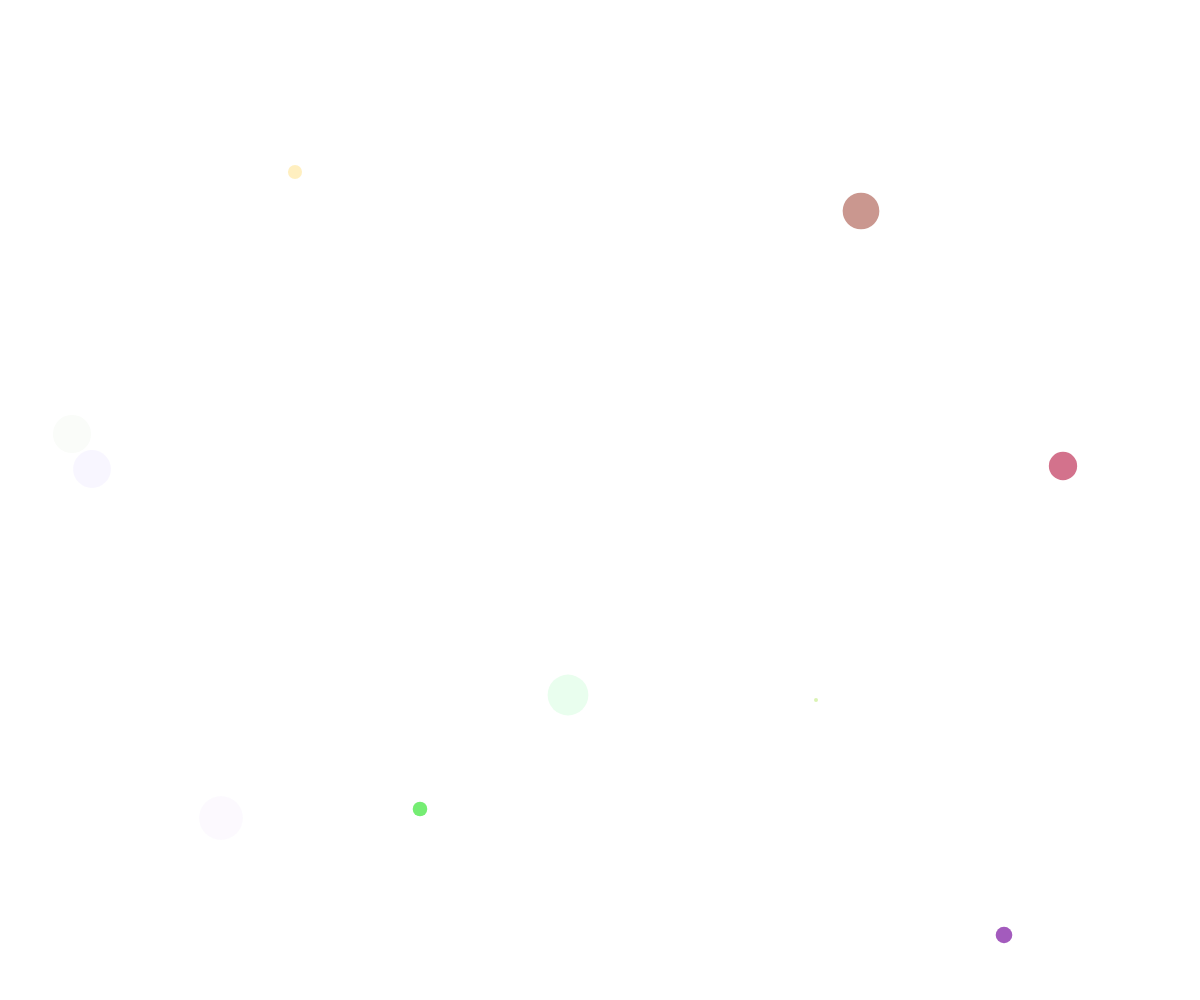
Frame 1 (no input)
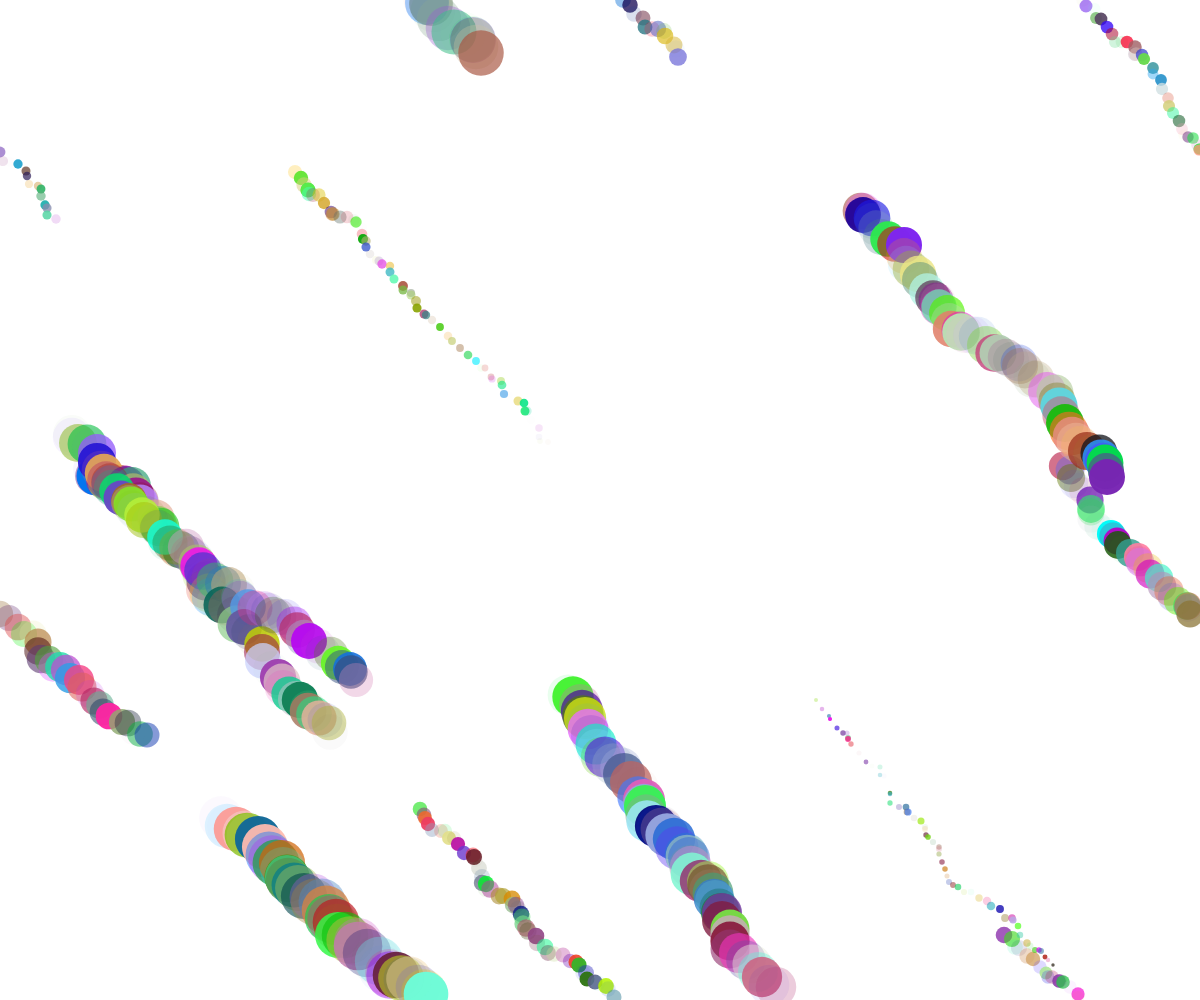
Frame 60 (no input)
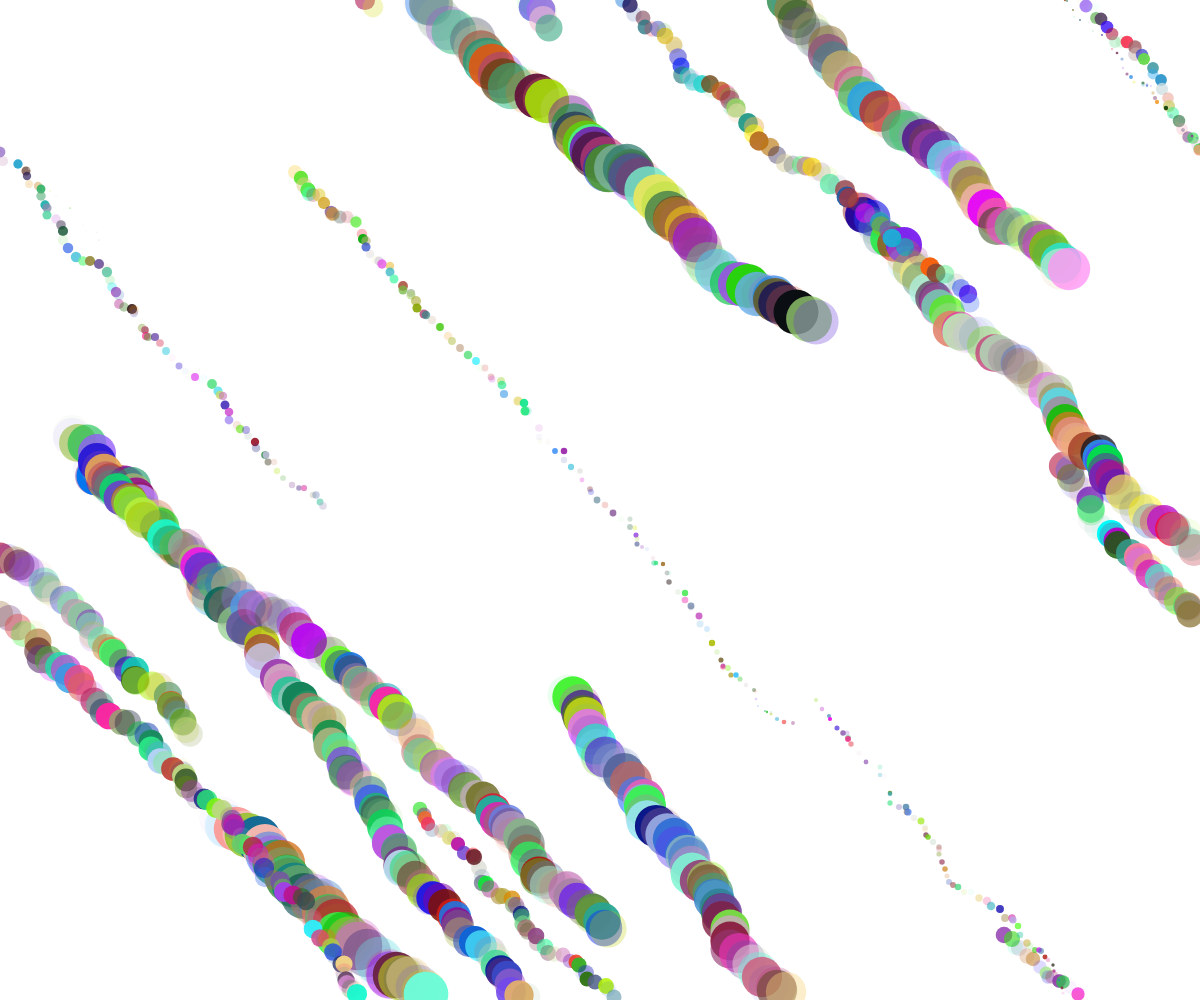
Frame 120 (the mouse pressed at the canvas centre since frame 60)

The p5.js sketch that drew these frames (run headless with seeded random() and noise() and a simulated clock; from frame 60 on, the mouse is pressed at the canvas centre):

// p5.js sketch
// ── sketch.js
const WALKER_COUNT = 10;
const walkers = [];

function setup() {
  createCanvas(window.innerWidth, window.innerHeight);

  for (let i = 0; i < WALKER_COUNT; i++) {
    walkers[i] = new Walker();
  }
}

function draw() {
  for (let i = 0; i < walkers.length; i++) {
    walkers[i].step();
    walkers[i].draw();
  }
}

class Walker {
  constructor() {
    this.x = floor(random(width));
    this.y = floor(random(height));
    this.radius = random(50);
  }

  step() {
    this.x += floor(random(10));
    this.y += floor(random(10));
    this.x = this.x > width ? (this.x = 0) : this.x;
    this.y = this.y > height ? (this.y = 0) : this.y;
    this.radius += random(-1, 1);
    this.color = color(
      floor(random(256)),
      floor(random(256)),
      floor(random(256)),
      floor(random(256))
    );
  }

  draw() {
    fill(this.color);
    noStroke();
    circle(this.x, this.y, this.radius);
  }
}
